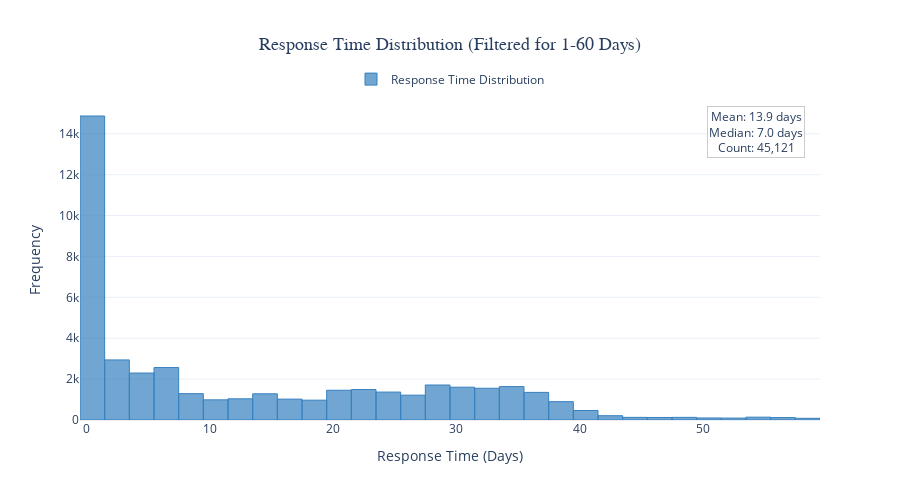

Here is the notebook cell this chart was saved with:
### Code cell
# Response Time Distribution 

response_dist = go.Figure()

# histogram
response_dist.add_trace(go.Histogram(
    x=response_time_filtered['Response Time'],
    nbinsx=50,
    name='Response Time Distribution',
    marker_color='rgba(55, 128, 191, 0.7)',
    marker_line_color='rgba(55, 128, 191, 1.0)',
    marker_line_width=1
))

# Clean layout
response_dist.update_layout(
    title={
        'text': 'Response Time Distribution (Filtered for 1-60 Days)',
        'x': 0.5,
        'xanchor': 'center',
        'font': {'size': 18, 'family': 'Arial, sans-serif'}
    },
    xaxis_title='Response Time (Days)',
    yaxis_title='Frequency',
    template='plotly_white',
    width=900,
    height=500,
    showlegend=True,
    legend=dict(
        orientation="h",
        yanchor="bottom",
        y=1.02,
        xanchor="center",
        x=0.5
    ),
    hovermode='x unified'
)

# Add statistics annotation
mean_response = response_time_filtered['Response Time'].mean()
median_response = response_time_filtered['Response Time'].median()

response_dist.add_annotation(
    x=0.98, y=0.98,
    xref='paper', yref='paper',
    text=f"Mean: {mean_response:.1f} days<br>Median: {median_response:.1f} days<br>Count: {len(response_time_filtered):,}",
    showarrow=False,
    font=dict(size=12),
    bgcolor="rgba(255,255,255,0.8)",
    bordercolor="rgba(0,0,0,0.2)",
    borderwidth=1
)

response_dist.show()

### Figure 1 — Plotly figure (JSON) as saved in the notebook; plotly's stock layout.template omitted (floating-point values rounded to 4 significant figures; data arrays with more than 128 entries replaced by an {"elided": "..."} marker saying what was removed)
{"data": [{"marker": {"color": "rgba(55, 128, 191, 0.7)", "line": {"color": "rgba(55, 128, 191, 1.0)", "width": 1}}, "name": "Response Time Distribution", "nbinsx": 50, "type": "histogram", "x": {"elided": "45121 int values"}}], "layout": {"annotations": [{"bgcolor": "rgba(255,255,255,0.8)", "bordercolor": "rgba(0,0,0,0.2)", "borderwidth": 1, "font": {"size": 12}, "showarrow": false, "text": "Mean: 13.9 days<br>Median: 7.0 days<br>Count: 45,121", "x": 0.98, "xref": "paper", "y": 0.98, "yref": "paper"}], "height": 500, "hovermode": "x unified", "legend": {"orientation": "h", "x": 0.5, "xanchor": "center", "y": 1.02, "yanchor": "bottom"}, "showlegend": true, "title": {"font": {"family": "Arial, sans-serif", "size": 18}, "text": "Response Time Distribution (Filtered for 1-60 Days)", "x": 0.5, "xanchor": "center"}, "width": 900, "xaxis": {"title": {"text": "Response Time (Days)"}}, "yaxis": {"title": {"text": "Frequency"}}}}
